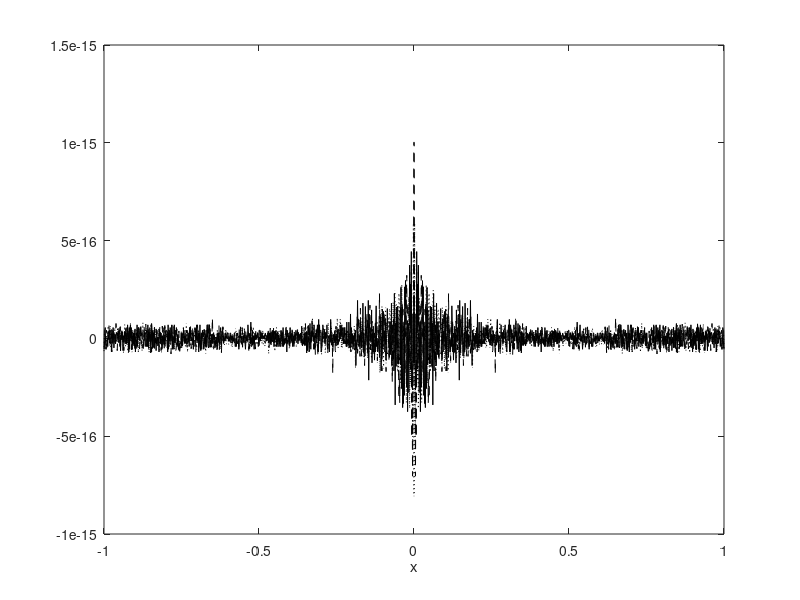

Source code (MATLAB): (Note: this script raises an error after producing the figure.)
% Set values for plotting
xs = linspace(-1, 1, 1500);
ns = [10, 50, 200];

% Eigenfunctions
eigenfn = @(n, x) exp(1i*n*pi*x);

%% 12.6.2

problem_number = '12.6.2';

% Fourier series coefficients
cn = @(n) 1/n;

% Fourier series for different truncations; could do this more
% efficiently but I'm not too bothered about it
fs = zeros(length(ns), length(xs));
row = 1;

for n = ns
  f = fs(row, :);

  for k = -n:n
    % c_0 is 0
    if k == 0
      continue
    end

    f = f + cn(k)*eigenfn(k, xs);
  end

  fs(row, :) = f;
  row = row + 1;
end

% Plotting the real and imaginary parts of the function
figure();
plot( ...
  xs, real(fs(1, :)), 'k', ...
  xs, real(fs(2, :)), 'k--', ...
  xs, real(fs(3, :)), 'k:' ...
);

xlabel('x');
legend(strcat('n=', string(ns)));
title(strcat(problem_number, ' (real component)'));

figure();
plot( ...
  xs, imag(fs(1, :)), 'k', ...
  xs, imag(fs(2, :)), 'k--', ...
  xs, imag(fs(3, :)), 'k:' ...
);

xlabel('x');
legend(strcat('n=', string(ns)));
title(strcat(problem_number, ' (imaginary component)'));
